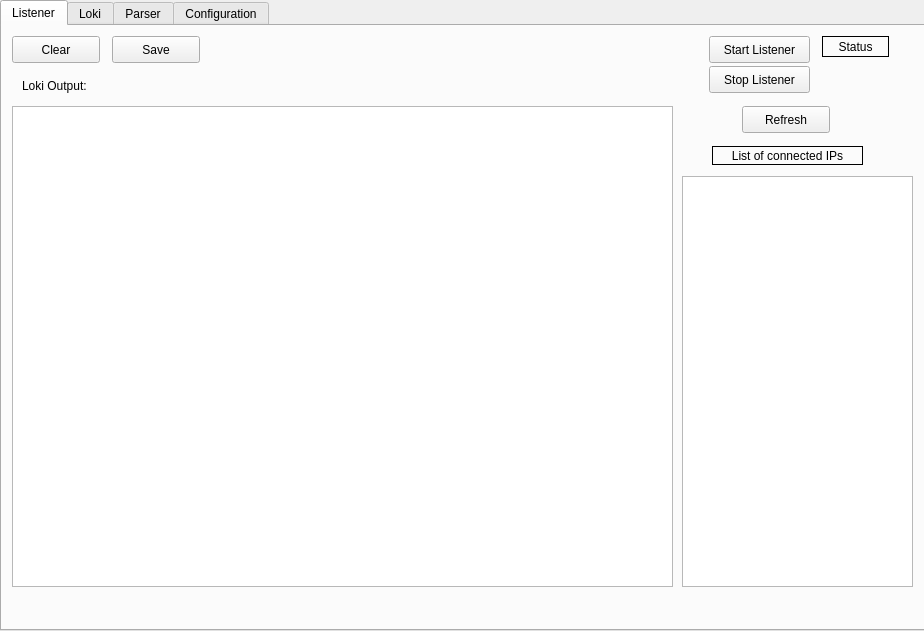
<?xml version="1.0" encoding="UTF-8"?>
<ui version="4.0">
 <class>MainWindow</class>
 <widget class="QMainWindow" name="MainWindow">
  <property name="windowModality">
   <enum>Qt::NonModal</enum>
  </property>
  <property name="geometry">
   <rect>
    <x>0</x>
    <y>0</y>
    <width>924</width>
    <height>631</height>
   </rect>
  </property>
  <property name="windowTitle">
   <string>Odin</string>
  </property>
  <property name="windowIcon">
   <iconset>
    <normaloff>odin.png</normaloff>odin.png</iconset>
  </property>
  <property name="toolButtonStyle">
   <enum>Qt::ToolButtonIconOnly</enum>
  </property>
  <widget class="QWidget" name="centralwidget">
   <widget class="QTabWidget" name="tabWidget">
    <property name="geometry">
     <rect>
      <x>0</x>
      <y>0</y>
      <width>931</width>
      <height>631</height>
     </rect>
    </property>
    <property name="currentIndex">
     <number>0</number>
    </property>
    <widget class="QWidget" name="tab">
     <attribute name="title">
      <string>Listener</string>
     </attribute>
     <widget class="QTextEdit" name="textEdit">
      <property name="geometry">
       <rect>
        <x>10</x>
        <y>80</y>
        <width>661</width>
        <height>481</height>
       </rect>
      </property>
      <property name="readOnly">
       <bool>true</bool>
      </property>
     </widget>
     <widget class="QPushButton" name="pushButton">
      <property name="geometry">
       <rect>
        <x>707</x>
        <y>10</y>
        <width>101</width>
        <height>27</height>
       </rect>
      </property>
      <property name="text">
       <string>Start Listener</string>
      </property>
     </widget>
     <widget class="QPushButton" name="pushButton_2">
      <property name="geometry">
       <rect>
        <x>707</x>
        <y>40</y>
        <width>101</width>
        <height>27</height>
       </rect>
      </property>
      <property name="text">
       <string>Stop Listener</string>
      </property>
     </widget>
     <widget class="QPushButton" name="pushButton_4">
      <property name="geometry">
       <rect>
        <x>10</x>
        <y>10</y>
        <width>88</width>
        <height>27</height>
       </rect>
      </property>
      <property name="text">
       <string>Clear</string>
      </property>
     </widget>
     <widget class="QPushButton" name="pushButton_3">
      <property name="geometry">
       <rect>
        <x>110</x>
        <y>10</y>
        <width>88</width>
        <height>27</height>
       </rect>
      </property>
      <property name="text">
       <string>Save</string>
      </property>
     </widget>
     <widget class="QTextEdit" name="textEdit_2">
      <property name="geometry">
       <rect>
        <x>680</x>
        <y>150</y>
        <width>231</width>
        <height>411</height>
       </rect>
      </property>
      <property name="readOnly">
       <bool>true</bool>
      </property>
     </widget>
     <widget class="QPushButton" name="pushButton_5">
      <property name="geometry">
       <rect>
        <x>740</x>
        <y>80</y>
        <width>88</width>
        <height>27</height>
       </rect>
      </property>
      <property name="text">
       <string>Refresh</string>
      </property>
     </widget>
     <widget class="QLabel" name="label">
      <property name="geometry">
       <rect>
        <x>20</x>
        <y>50</y>
        <width>101</width>
        <height>19</height>
       </rect>
      </property>
      <property name="text">
       <string>Loki Output:</string>
      </property>
     </widget>
     <widget class="QLabel" name="label_2">
      <property name="geometry">
       <rect>
        <x>710</x>
        <y>120</y>
        <width>151</width>
        <height>19</height>
       </rect>
      </property>
      <property name="frameShape">
       <enum>QFrame::Box</enum>
      </property>
      <property name="text">
       <string>List of connected IPs</string>
      </property>
      <property name="alignment">
       <set>Qt::AlignCenter</set>
      </property>
     </widget>
     <widget class="QLabel" name="label_3">
      <property name="geometry">
       <rect>
        <x>820</x>
        <y>10</y>
        <width>67</width>
        <height>21</height>
       </rect>
      </property>
      <property name="frameShape">
       <enum>QFrame::Box</enum>
      </property>
      <property name="text">
       <string>Status</string>
      </property>
      <property name="alignment">
       <set>Qt::AlignCenter</set>
      </property>
     </widget>
    </widget>
    <widget class="QWidget" name="tab_2">
     <attribute name="title">
      <string>Loki</string>
     </attribute>
     <widget class="QTextEdit" name="textEdit_3">
      <property name="geometry">
       <rect>
        <x>120</x>
        <y>80</y>
        <width>551</width>
        <height>31</height>
       </rect>
      </property>
      <property name="readOnly">
       <bool>true</bool>
      </property>
     </widget>
     <widget class="QTextEdit" name="textEdit_4">
      <property name="geometry">
       <rect>
        <x>120</x>
        <y>120</y>
        <width>551</width>
        <height>31</height>
       </rect>
      </property>
      <property name="readOnly">
       <bool>true</bool>
      </property>
     </widget>
     <widget class="QPushButton" name="pushButton_6">
      <property name="geometry">
       <rect>
        <x>10</x>
        <y>50</y>
        <width>101</width>
        <height>27</height>
       </rect>
      </property>
      <property name="text">
       <string>Check</string>
      </property>
     </widget>
     <widget class="QLabel" name="label_4">
      <property name="geometry">
       <rect>
        <x>10</x>
        <y>10</y>
        <width>181</width>
        <height>31</height>
       </rect>
      </property>
      <property name="frameShape">
       <enum>QFrame::Box</enum>
      </property>
      <property name="text">
       <string>Check Loki latest version</string>
      </property>
      <property name="alignment">
       <set>Qt::AlignCenter</set>
      </property>
     </widget>
     <widget class="QLabel" name="label_5">
      <property name="geometry">
       <rect>
        <x>10</x>
        <y>90</y>
        <width>67</width>
        <height>19</height>
       </rect>
      </property>
      <property name="text">
       <string>Name</string>
      </property>
     </widget>
     <widget class="QLabel" name="label_6">
      <property name="geometry">
       <rect>
        <x>10</x>
        <y>130</y>
        <width>101</width>
        <height>19</height>
       </rect>
      </property>
      <property name="text">
       <string>Download URL</string>
      </property>
     </widget>
     <widget class="QPushButton" name="pushButton_10">
      <property name="geometry">
       <rect>
        <x>10</x>
        <y>190</y>
        <width>181</width>
        <height>31</height>
       </rect>
      </property>
      <property name="text">
       <string>Download/Extract Loki</string>
      </property>
     </widget>
     <widget class="QPushButton" name="pushButton_11">
      <property name="geometry">
       <rect>
        <x>10</x>
        <y>240</y>
        <width>131</width>
        <height>31</height>
       </rect>
      </property>
      <property name="text">
       <string>Start HTTP Server</string>
      </property>
     </widget>
     <widget class="QPushButton" name="pushButton_12">
      <property name="geometry">
       <rect>
        <x>10</x>
        <y>280</y>
        <width>131</width>
        <height>31</height>
       </rect>
      </property>
      <property name="text">
       <string>Stop HTTP Server</string>
      </property>
     </widget>
     <widget class="QLabel" name="label_14">
      <property name="geometry">
       <rect>
        <x>170</x>
        <y>240</y>
        <width>67</width>
        <height>31</height>
       </rect>
      </property>
      <property name="frameShape">
       <enum>QFrame::Box</enum>
      </property>
      <property name="text">
       <string>Status</string>
      </property>
      <property name="alignment">
       <set>Qt::AlignCenter</set>
      </property>
     </widget>
    </widget>
    <widget class="QWidget" name="tab_4">
     <attribute name="title">
      <string>Parser</string>
     </attribute>
     <widget class="QTableWidget" name="tableWidget">
      <property name="geometry">
       <rect>
        <x>0</x>
        <y>10</y>
        <width>921</width>
        <height>531</height>
       </rect>
      </property>
      <property name="lineWidth">
       <number>1</number>
      </property>
      <property name="editTriggers">
       <set>QAbstractItemView::NoEditTriggers</set>
      </property>
      <property name="textElideMode">
       <enum>Qt::ElideMiddle</enum>
      </property>
      <property name="showGrid">
       <bool>true</bool>
      </property>
      <property name="sortingEnabled">
       <bool>false</bool>
      </property>
      <property name="wordWrap">
       <bool>true</bool>
      </property>
      <attribute name="horizontalHeaderDefaultSectionSize">
       <number>130</number>
      </attribute>
      <attribute name="horizontalHeaderStretchLastSection">
       <bool>true</bool>
      </attribute>
      <attribute name="verticalHeaderVisible">
       <bool>false</bool>
      </attribute>
      <attribute name="verticalHeaderStretchLastSection">
       <bool>false</bool>
      </attribute>
      <column>
       <property name="text">
        <string>IP</string>
       </property>
      </column>
      <column>
       <property name="text">
        <string>Timestamp</string>
       </property>
      </column>
      <column>
       <property name="text">
        <string>HostName</string>
       </property>
      </column>
      <column>
       <property name="text">
        <string>Msg Alert</string>
       </property>
      </column>
      <column>
       <property name="text">
        <string>Module</string>
       </property>
      </column>
      <column>
       <property name="text">
        <string>Message</string>
       </property>
      </column>
     </widget>
     <widget class="QPushButton" name="pushButton_13">
      <property name="geometry">
       <rect>
        <x>0</x>
        <y>550</y>
        <width>111</width>
        <height>27</height>
       </rect>
      </property>
      <property name="text">
       <string>Export to CSV</string>
      </property>
     </widget>
    </widget>
    <widget class="QWidget" name="tab_3">
     <attribute name="title">
      <string>Configuration</string>
     </attribute>
     <widget class="QLabel" name="label_7">
      <property name="geometry">
       <rect>
        <x>10</x>
        <y>20</y>
        <width>101</width>
        <height>19</height>
       </rect>
      </property>
      <property name="text">
       <string>Listener Host</string>
      </property>
     </widget>
     <widget class="QLabel" name="label_8">
      <property name="geometry">
       <rect>
        <x>10</x>
        <y>60</y>
        <width>91</width>
        <height>19</height>
       </rect>
      </property>
      <property name="text">
       <string>Listener Port</string>
      </property>
     </widget>
     <widget class="QTextEdit" name="textEdit_5">
      <property name="geometry">
       <rect>
        <x>110</x>
        <y>10</y>
        <width>141</width>
        <height>31</height>
       </rect>
      </property>
     </widget>
     <widget class="QTextEdit" name="textEdit_6">
      <property name="geometry">
       <rect>
        <x>110</x>
        <y>50</y>
        <width>81</width>
        <height>31</height>
       </rect>
      </property>
     </widget>
     <widget class="QPushButton" name="pushButton_7">
      <property name="geometry">
       <rect>
        <x>50</x>
        <y>140</y>
        <width>101</width>
        <height>27</height>
       </rect>
      </property>
      <property name="text">
       <string>Save Config</string>
      </property>
     </widget>
     <widget class="QLabel" name="label_9">
      <property name="geometry">
       <rect>
        <x>240</x>
        <y>150</y>
        <width>351</width>
        <height>31</height>
       </rect>
      </property>
      <property name="frameShape">
       <enum>QFrame::Box</enum>
      </property>
      <property name="text">
       <string>Please restart the application to apply the changes</string>
      </property>
      <property name="textFormat">
       <enum>Qt::RichText</enum>
      </property>
      <property name="alignment">
       <set>Qt::AlignCenter</set>
      </property>
     </widget>
     <widget class="QTextEdit" name="textEdit_7">
      <property name="geometry">
       <rect>
        <x>30</x>
        <y>270</y>
        <width>751</width>
        <height>311</height>
       </rect>
      </property>
     </widget>
     <widget class="QPushButton" name="pushButton_9">
      <property name="geometry">
       <rect>
        <x>800</x>
        <y>310</y>
        <width>101</width>
        <height>27</height>
       </rect>
      </property>
      <property name="text">
       <string>Save Changes</string>
      </property>
     </widget>
     <widget class="QLabel" name="label_10">
      <property name="geometry">
       <rect>
        <x>140</x>
        <y>230</y>
        <width>571</width>
        <height>31</height>
       </rect>
      </property>
      <property name="frameShape">
       <enum>QFrame::Box</enum>
      </property>
      <property name="text">
       <string>Powershell script to Run from DC or by using a domain admin account to start Loki</string>
      </property>
      <property name="alignment">
       <set>Qt::AlignCenter</set>
      </property>
     </widget>
     <widget class="QPushButton" name="pushButton_8">
      <property name="geometry">
       <rect>
        <x>800</x>
        <y>270</y>
        <width>101</width>
        <height>27</height>
       </rect>
      </property>
      <property name="text">
       <string>Load Default</string>
      </property>
     </widget>
     <widget class="QTextEdit" name="textEdit_8">
      <property name="geometry">
       <rect>
        <x>110</x>
        <y>90</y>
        <width>551</width>
        <height>31</height>
       </rect>
      </property>
      <property name="readOnly">
       <bool>true</bool>
      </property>
     </widget>
     <widget class="QLabel" name="label_11">
      <property name="geometry">
       <rect>
        <x>0</x>
        <y>100</y>
        <width>101</width>
        <height>19</height>
       </rect>
      </property>
      <property name="text">
       <string>Download URL</string>
      </property>
     </widget>
     <widget class="QTextEdit" name="textEdit_9">
      <property name="geometry">
       <rect>
        <x>400</x>
        <y>10</y>
        <width>141</width>
        <height>31</height>
       </rect>
      </property>
     </widget>
     <widget class="QTextEdit" name="textEdit_10">
      <property name="geometry">
       <rect>
        <x>400</x>
        <y>50</y>
        <width>81</width>
        <height>31</height>
       </rect>
      </property>
     </widget>
     <widget class="QLabel" name="label_12">
      <property name="geometry">
       <rect>
        <x>320</x>
        <y>20</y>
        <width>81</width>
        <height>19</height>
       </rect>
      </property>
      <property name="text">
       <string>HTTP Host</string>
      </property>
     </widget>
     <widget class="QLabel" name="label_13">
      <property name="geometry">
       <rect>
        <x>320</x>
        <y>60</y>
        <width>71</width>
        <height>19</height>
       </rect>
      </property>
      <property name="text">
       <string>HTTP Port</string>
      </property>
     </widget>
    </widget>
   </widget>
  </widget>
 </widget>
 <resources/>
 <connections/>
</ui>
